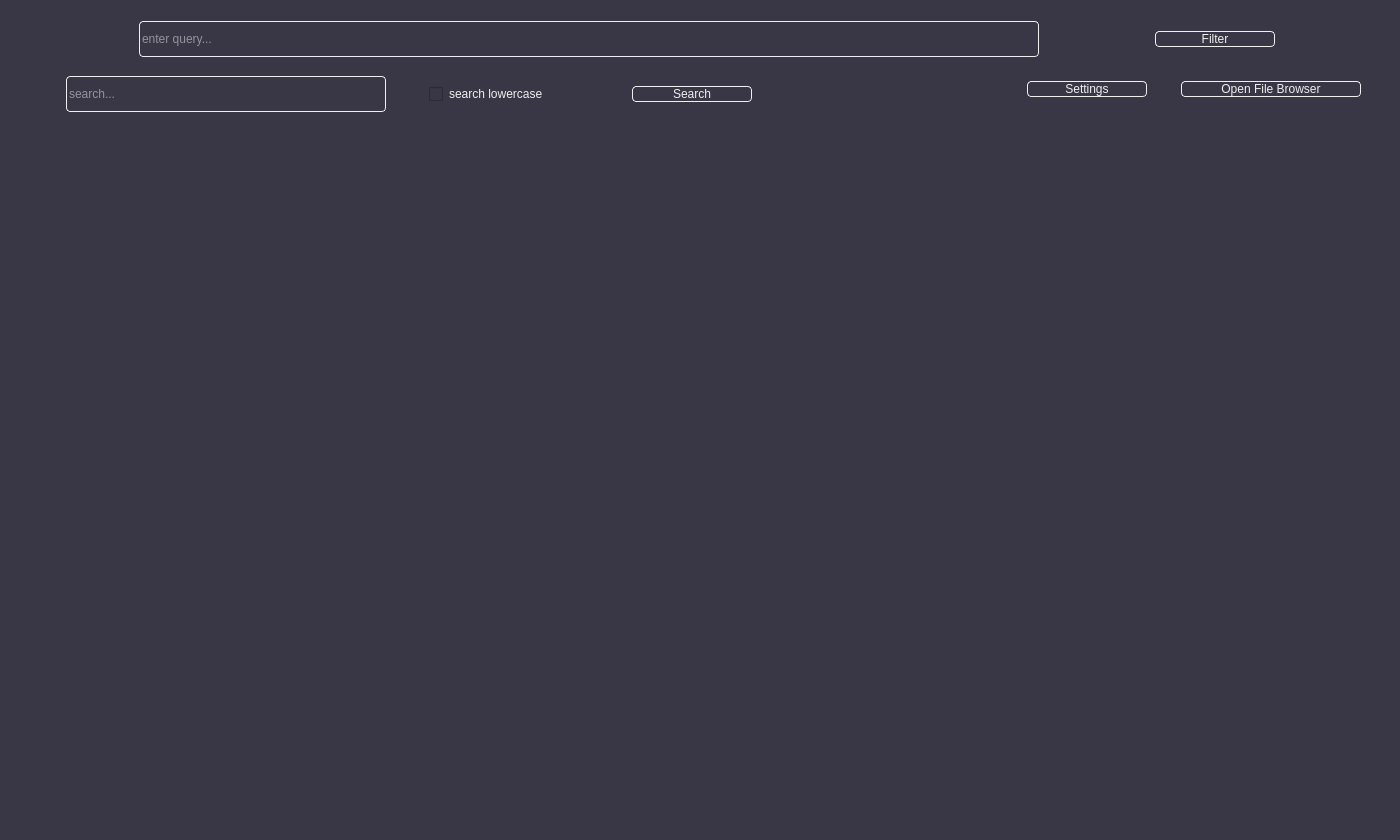
<?xml version="1.0" encoding="UTF-8"?>
<ui version="4.0">
 <class>MainWindow</class>
 <widget class="QMainWindow" name="MainWindow">
  <property name="geometry">
   <rect>
    <x>0</x>
    <y>0</y>
    <width>1400</width>
    <height>840</height>
   </rect>
  </property>
  <property name="font">
   <font>
    <family>Yu Gothic UI Light</family>
   </font>
  </property>
  <property name="windowTitle">
   <string>MainWindow</string>
  </property>
  <property name="styleSheet">
   <string notr="true">background-color: rgb(57, 54, 70);
color: #efefef;
margin: 0;
padding: 0;</string>
  </property>
  <widget class="QWidget" name="centralwidget">
   <layout class="QVBoxLayout" name="verticalLayout_3">
    <item>
     <layout class="QVBoxLayout" name="verticalLayout">
      <item>
       <layout class="QVBoxLayout" name="verticalLayout_2">
        <item>
         <widget class="QWidget" name="widget_2" native="true">
          <property name="maximumSize">
           <size>
            <width>16777215</width>
            <height>120</height>
           </size>
          </property>
          <widget class="QWidget" name="">
           <property name="geometry">
            <rect>
             <x>0</x>
             <y>0</y>
             <width>1388</width>
             <height>61</height>
            </rect>
           </property>
           <layout class="QHBoxLayout" name="tool_bar">
            <item>
             <spacer name="horizontalSpacer_2">
              <property name="orientation">
               <enum>Qt::Horizontal</enum>
              </property>
              <property name="sizeType">
               <enum>QSizePolicy::Preferred</enum>
              </property>
              <property name="sizeHint" stdset="0">
               <size>
                <width>20</width>
                <height>20</height>
               </size>
              </property>
             </spacer>
            </item>
            <item>
             <widget class="QLineEdit" name="code_input">
              <property name="maximumSize">
               <size>
                <width>900</width>
                <height>36</height>
               </size>
              </property>
              <property name="styleSheet">
               <string notr="true">border: 1px solid #efefef;
border-radius: 4px;</string>
              </property>
              <property name="placeholderText">
               <string>enter query...</string>
              </property>
             </widget>
            </item>
            <item>
             <widget class="QPushButton" name="code_input_submit">
              <property name="maximumSize">
               <size>
                <width>120</width>
                <height>16777215</height>
               </size>
              </property>
              <property name="styleSheet">
               <string notr="true">border: 0.5px solid #efefef;
border-radius: 4px;
font-weight: bolder;
height: 1.5em;</string>
              </property>
              <property name="text">
               <string>Filter</string>
              </property>
             </widget>
            </item>
            <item>
             <spacer name="horizontalSpacer">
              <property name="orientation">
               <enum>Qt::Horizontal</enum>
              </property>
              <property name="sizeType">
               <enum>QSizePolicy::Preferred</enum>
              </property>
              <property name="sizeHint" stdset="0">
               <size>
                <width>10</width>
                <height>20</height>
               </size>
              </property>
             </spacer>
            </item>
           </layout>
          </widget>
          <widget class="QWidget" name="horizontalLayoutWidget_3">
           <property name="geometry">
            <rect>
             <x>0</x>
             <y>60</y>
             <width>801</width>
             <height>51</height>
            </rect>
           </property>
           <layout class="QHBoxLayout" name="horizontalLayout_2">
            <item>
             <spacer name="horizontalSpacer_4">
              <property name="orientation">
               <enum>Qt::Horizontal</enum>
              </property>
              <property name="sizeType">
               <enum>QSizePolicy::Preferred</enum>
              </property>
              <property name="sizeHint" stdset="0">
               <size>
                <width>20</width>
                <height>20</height>
               </size>
              </property>
             </spacer>
            </item>
            <item>
             <widget class="QLineEdit" name="search_input">
              <property name="maximumSize">
               <size>
                <width>320</width>
                <height>36</height>
               </size>
              </property>
              <property name="styleSheet">
               <string notr="true">border: 1px solid #efefef;
border-radius: 4px;</string>
              </property>
              <property name="placeholderText">
               <string>search...</string>
              </property>
             </widget>
            </item>
            <item>
             <widget class="QCheckBox" name="lower_uper_case_switch">
              <property name="enabled">
               <bool>true</bool>
              </property>
              <property name="maximumSize">
               <size>
                <width>160</width>
                <height>20</height>
               </size>
              </property>
              <property name="toolTip">
               <string comment="search all in lowercase" extracomment="search in all lowercase"/>
              </property>
              <property name="toolTipDuration">
               <number>1</number>
              </property>
              <property name="styleSheet">
               <string notr="true"/>
              </property>
              <property name="text">
               <string>search lowercase</string>
              </property>
             </widget>
            </item>
            <item>
             <widget class="QPushButton" name="search_input_submit">
              <property name="maximumSize">
               <size>
                <width>120</width>
                <height>16777215</height>
               </size>
              </property>
              <property name="styleSheet">
               <string notr="true">border: 0.5px solid #efefef;
border-radius: 4px;
font-weight: bolder;
height: 1.5em;</string>
              </property>
              <property name="text">
               <string>Search</string>
              </property>
             </widget>
            </item>
            <item>
             <spacer name="horizontalSpacer_3">
              <property name="orientation">
               <enum>Qt::Horizontal</enum>
              </property>
              <property name="sizeType">
               <enum>QSizePolicy::Preferred</enum>
              </property>
              <property name="sizeHint" stdset="0">
               <size>
                <width>20</width>
                <height>20</height>
               </size>
              </property>
             </spacer>
            </item>
           </layout>
          </widget>
          <widget class="QWidget" name="horizontalLayoutWidget_2">
           <property name="geometry">
            <rect>
             <x>970</x>
             <y>60</y>
             <width>411</width>
             <height>41</height>
            </rect>
           </property>
           <layout class="QHBoxLayout" name="horizontalLayout">
            <item>
             <spacer name="horizontalSpacer_5">
              <property name="orientation">
               <enum>Qt::Horizontal</enum>
              </property>
              <property name="sizeType">
               <enum>QSizePolicy::Preferred</enum>
              </property>
              <property name="sizeHint" stdset="0">
               <size>
                <width>20</width>
                <height>20</height>
               </size>
              </property>
             </spacer>
            </item>
            <item>
             <widget class="QPushButton" name="settings_button">
              <property name="maximumSize">
               <size>
                <width>120</width>
                <height>16777215</height>
               </size>
              </property>
              <property name="styleSheet">
               <string notr="true">border: 0.5px solid #efefef;
border-radius: 4px;
font-weight: bolder;
height: 1.5em;</string>
              </property>
              <property name="text">
               <string>Settings</string>
              </property>
             </widget>
            </item>
            <item>
             <widget class="QPushButton" name="open_file_browser">
              <property name="maximumSize">
               <size>
                <width>180</width>
                <height>16777215</height>
               </size>
              </property>
              <property name="styleSheet">
               <string notr="true">border: 0.5px solid #efefef;
border-radius: 4px;
font-weight: bolder;
height: 1.5em;</string>
              </property>
              <property name="text">
               <string>Open File Browser</string>
              </property>
             </widget>
            </item>
           </layout>
          </widget>
         </widget>
        </item>
        <item>
         <widget class="QListWidget" name="loglist">
          <property name="enabled">
           <bool>true</bool>
          </property>
          <property name="sizePolicy">
           <sizepolicy hsizetype="Expanding" vsizetype="Minimum">
            <horstretch>0</horstretch>
            <verstretch>0</verstretch>
           </sizepolicy>
          </property>
          <property name="autoFillBackground">
           <bool>false</bool>
          </property>
          <property name="styleSheet">
           <string notr="true">border: 0px solid black;</string>
          </property>
          <property name="sizeAdjustPolicy">
           <enum>QAbstractScrollArea::AdjustToContents</enum>
          </property>
          <property name="isWrapping" stdset="0">
           <bool>false</bool>
          </property>
          <property name="wordWrap">
           <bool>true</bool>
          </property>
          <property name="selectionRectVisible">
           <bool>true</bool>
          </property>
         </widget>
        </item>
       </layout>
      </item>
     </layout>
    </item>
   </layout>
  </widget>
 </widget>
 <resources/>
 <connections/>
</ui>
